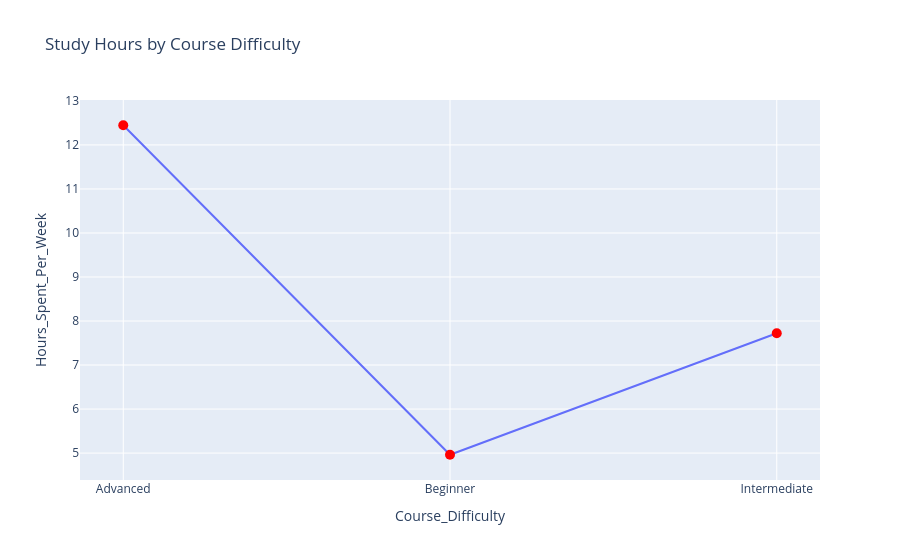

The cell this chart's notebook holds for it:
### Code cell
df = pd.read_csv("online_learning_platform_dataset.csv")

avg_hours = df.groupby("Course_Difficulty")["Hours_Spent_Per_Week"].mean().reset_index()

fig = px.line(
    avg_hours,
    x="Course_Difficulty",
    y="Hours_Spent_Per_Week",
    title="Study Hours by Course Difficulty"
)

fig.update_traces(
    mode="lines+markers",
    marker=dict(size=10, color="red")
)

fig.show()

### Figure 1 — Plotly figure (JSON) as saved in the notebook; plotly's stock layout.template omitted (floating-point values rounded to 4 significant figures)
{"data": [{"hovertemplate": "Course_Difficulty=%{x}<br>Hours_Spent_Per_Week=%{y}<extra></extra>", "legendgroup": "", "line": {"color": "#636efa", "dash": "solid"}, "marker": {"color": "red", "size": 10, "symbol": "circle"}, "mode": "lines+markers", "name": "", "orientation": "v", "showlegend": false, "type": "scatter", "x": ["Advanced", "Beginner", "Intermediate"], "xaxis": "x", "y": [12.45, 4.962, 7.722], "yaxis": "y"}], "layout": {"legend": {"tracegroupgap": 0}, "title": {"text": "Study Hours by Course Difficulty"}, "xaxis": {"anchor": "y", "domain": [0, 1], "title": {"text": "Course_Difficulty"}}, "yaxis": {"anchor": "x", "domain": [0, 1], "title": {"text": "Hours_Spent_Per_Week"}}}}
